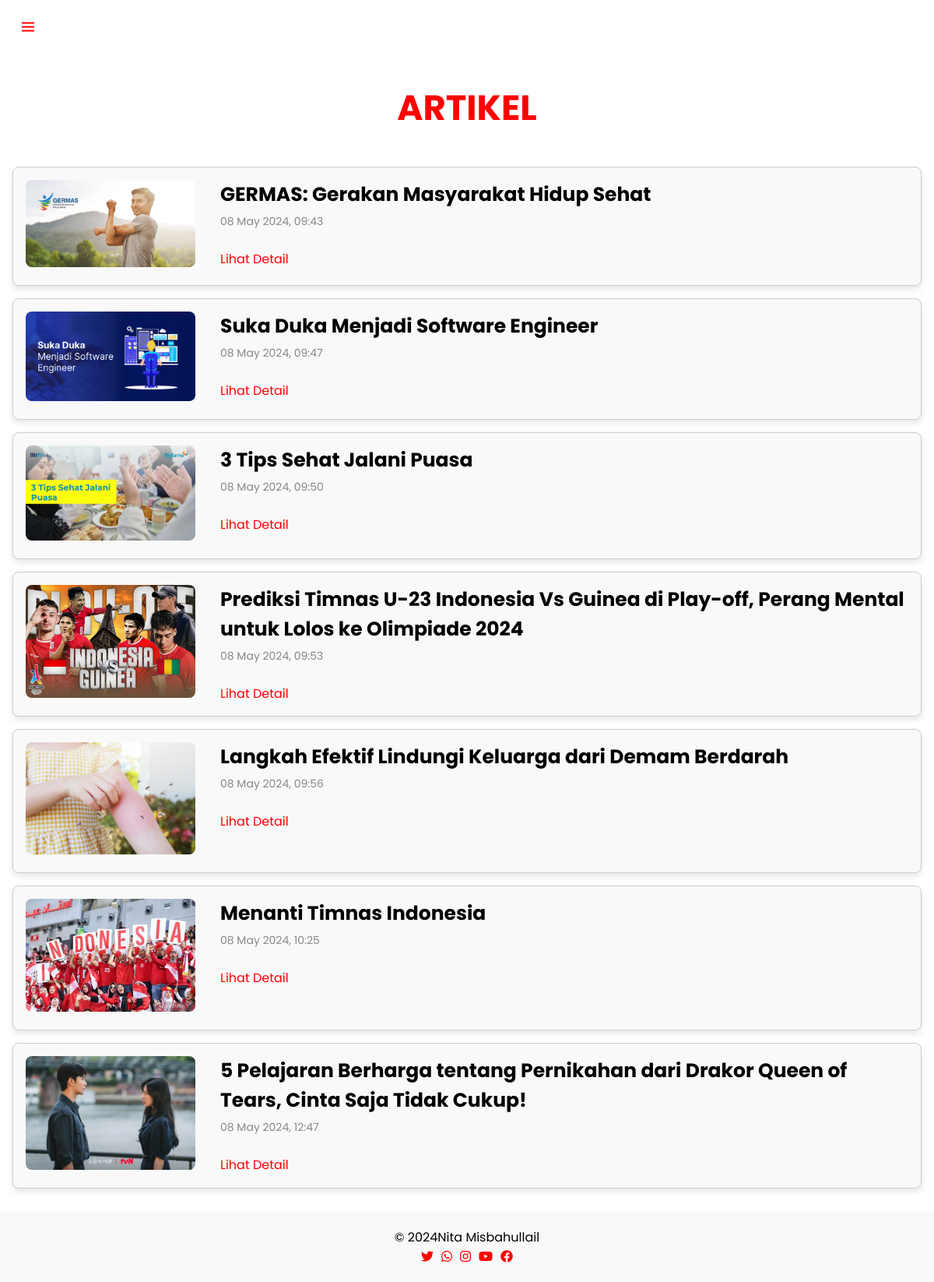
The app's page /articles.php with its own data.
### tables this page shows
CREATE TABLE `data_artikel` (
  `id` int NOT NULL,
  `title` varchar(255) NOT NULL,
  `gambar` varchar(255) NOT NULL,
  `content` blob NOT NULL,
  `date` timestamp NOT NULL DEFAULT CURRENT_TIMESTAMP,
  `category` varchar(50) NOT NULL
);

### articles.php (the view, shortened to what this page needs)
<?php
include 'connect.php';
include 'sidebar.php';
$sql = "SELECT * FROM data_artikel";
$result = mysqli_query($connect, $sql);
?>
<!DOCTYPE html>
<html lang="en">
<br>
<head>
     <link rel="stylesheet" href="https://cdnjs.cloudflare.com/ajax/libs/font-awesome/5.15.4/css/all.min.css">
</head>
<body>
    <div class="container">
    <h1 style="text-align: center; text-transform: uppercase; font-weight: bold; color: red; font-size: 45px;">ARTIKEL</h1>
<br>
        <?php
        while ($data = mysqli_fetch_assoc($result)) {
            $upload_date = strtotime($data['date']);
            $formatted_date = date("d F Y, H:i", $upload_date);
        ?>
            <div class="card">
                <div class="card-img-container">
                    <img src="asset/<?php echo $data['gambar']; ?>" alt="Gambar Artikel">
                </div>
                <div class="card-content">
                    <h5 class="card-title"><?php echo $data['title']; ?></h5>
                    <p class="card-info"><?php echo $formatted_date; ?></p>
                    <a href="detail.php?id=<?php echo $data['id']; ?>" class="btn btn-primary" style="text-decoration: none;">Lihat Detail</a>
                </div>
            </div>
        <?php
        }
        ?>
    </div>
    <footer class="footer">
    <p>&copy; <?php echo date("Y"); ?>Nita Misbahullail</p>
    <div class="social-icons" style="text-align: center;">
    <a href="#" class="social-icon" style="margin-right: 10px;"><i class="fab fa-twitter" style="color: red;"></i></a>
    <a href="#" class="social-icon" style="margin-right: 10px;"><i class="fab fa-whatsapp" style="color: red;"></i></a>
    <a href="#" class="social-icon" style="margin-right: 10px;"><i class="fab fa-instagram" style="color: red;"></i></a>
    <a href="#" class="social-icon" style="margin-right: 10px;"><i class="fab fa-youtube" style="color: red;"></i></a>
    <a href="#" class="social-icon"><i class="fab fa-facebook" style="color: red;"></i></a>
</div>
</footer>
</body>
</html>
</body>
</html>

### sidebar.php (style rules this page uses)
* { margin: 0; padding: 0; box-sizing: border-box; font-family: "Poppins", sans-serif; }
body { min-height: 100%; background: #fff; }
.social-icons { display: flex; justify-content: flex-start; margin-top: 20px; }

### articles.php (style rules this page uses)
.container { margin-bottom: 120px; }
.card { border: 1px solid #ccc; border-radius: 8px; margin: 16px; box-shadow: 0 4px 8px rgba(0, 0, 0, 0.1); background-color: #f9f9f9; max-width: 1500px; display: flex; flex-direction: row; transition: background-color 0.3s, box-shadow 0.3s; }
.card-img-container { flex: 0 0 40%; padding: 16px; max-width: 250px; }
.card-img-container img { border-radius: 8px; max-width: 100%; height: auto; }
.card-content { flex: 1; padding: 16px; }
.card-title { margin-bottom: 5px; font-size: 25px; }
.card-info { font-size: 14px; margin-bottom: 25px; color: #888; }
.btn-primary { margin-top: auto; color:#FF0000; }
.footer { background-color: #f9f9f9; text-align: center; padding: 20px; width: 100%; position: fixed; bottom: 0; }
.social-icons { display: flex; justify-content: center; margin-top: 20px; margin: 0 10px; }

### records on screen
data_artikel: gambar (picture), title "GERMAS: Gerakan Masyarakat Hidup Sehat", date "08 May 2024, 09:43"
data_artikel: gambar (picture), title "Suka Duka Menjadi Software Engineer", date "08 May 2024, 09:47"
data_artikel: gambar (picture), title "3 Tips Sehat Jalani Puasa", date "08 May 2024, 09:50"
data_artikel: gambar (picture), title "Prediksi Timnas U-23 Indonesia Vs Guinea di Play-off, Perang Mental untuk Lolos ke Olimpiade 2024", date "08 May 2024, 09:53"
data_artikel: gambar (picture), title "Langkah Efektif Lindungi Keluarga dari Demam Berdarah", date "08 May 2024, 09:56"
data_artikel: gambar (picture), title "Menanti Timnas Indonesia", date "08 May 2024, 10:25"
data_artikel: gambar (picture), title "5 Pelajaran Berharga tentang Pernikahan dari Drakor Queen of Tears, Cinta Saja Tidak Cukup!", date "08 May 2024, 12:47"
